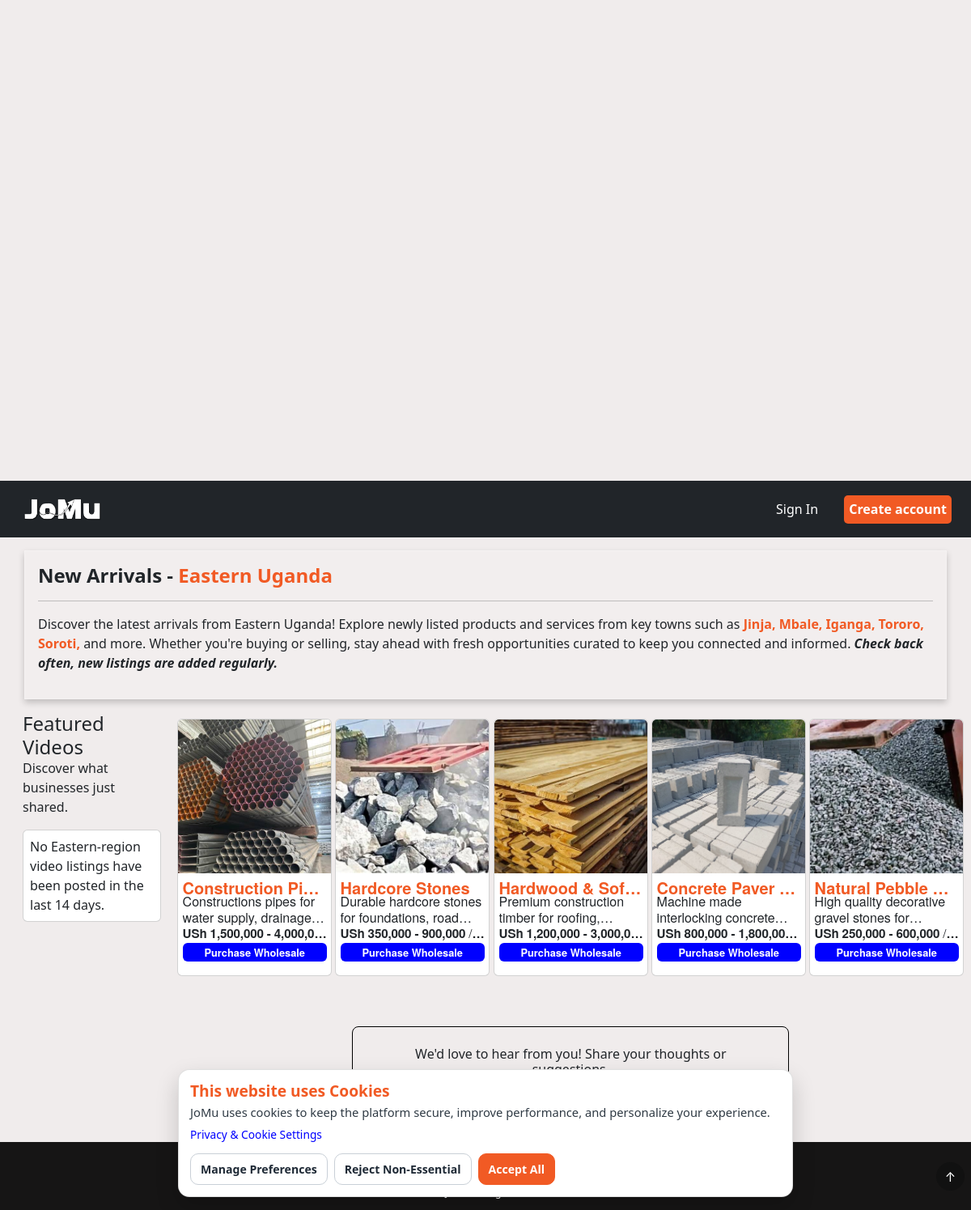
Page /newarrivalseastern.php on the committed database.
### tables this page shows
CREATE TABLE IF NOT EXISTS `listings` (
  `listing_id` int NOT NULL AUTO_INCREMENT,
  `user_id` int NOT NULL,
  `category` varchar(100) NOT NULL,
  `region` varchar(20) DEFAULT NULL,
  `city_town` varchar(120) DEFAULT NULL,
  `media` varchar(255) DEFAULT NULL,
  `stockname` varchar(100) NOT NULL,
  `description` varchar(400) DEFAULT NULL,
  `hashtags` varchar(220) DEFAULT NULL,
  `price` decimal(12,2) DEFAULT NULL,
  `price_from` varchar(30) DEFAULT NULL,
  `price_to` varchar(30) DEFAULT NULL,
  `created_at` timestamp NOT NULL DEFAULT CURRENT_TIMESTAMP,
  `listing_type` varchar(20) NOT NULL DEFAULT 'product',
  `moderation_status` varchar(20) NOT NULL DEFAULT 'visible',
  `hidden_reason` varchar(255) DEFAULT NULL,
  `hidden_at` datetime DEFAULT NULL,
  `hidden_by_admin_id` int UNSIGNED DEFAULT NULL,
  `admin_reviewed_at` datetime DEFAULT NULL,
  `admin_purged_at` datetime DEFAULT NULL,
  `views` int NOT NULL DEFAULT '0',
  `out_of_stock` tinyint(1) NOT NULL DEFAULT '0',
  PRIMARY KEY (`listing_id`)
);

### newarrivalseastern.php (the view, shortened to what the rows shown need)
<?php
require 'php/connection/dbconn.php';
require 'php/partials/helpers.php';
$image_listings = [];
$currentUserId = 0;
$easternListingsStmt = $conn->prepare(
    "SELECT l.*, u.businessname AS seller_businessname, u.profilepic AS seller_profilepic
     FROM listings l
     INNER JOIN users u ON u.id = l.user_id
     WHERE COALESCE(l.out_of_stock, 0) = 0
       AND COALESCE(l.moderation_status, 'visible') <> 'hidden'
       AND l.admin_purged_at IS NULL
       AND LOWER(TRIM(COALESCE(l.region, ''))) = 'eastern'
       AND l.created_at >= DATE_SUB(NOW(), INTERVAL 14 DAY)
     ORDER BY l.created_at DESC, l.listing_id DESC"
);
if ($easternListingsStmt) {
    $easternListingsStmt->execute();
    $easternListingsRes = $easternListingsStmt->get_result();
    while ($row = $easternListingsRes->fetch_assoc()) {
        $image_listings[] = $row;
    }
}
?>
<!DOCTYPE html>
<html lang="en">
<head>
    <link rel="stylesheet" href="assets/bootstrap.css">
    <link rel="stylesheet" href="assets/style.css">
</head>
<body class="newarrivals-page" style="background-color: #f0ecec;">
    <main class="main-one">
        <div class="container-fluid">
            <div class="d-none d-md-block d-lg-block">
                <div class="videos-images-container-newarrivals gap-2 px-1">
                    <div class="my-2 cards-container images-container-newarrivals col-10">
                        <?php if (!empty($image_listings)) { ?>
                            <div class="row g-1" id="imageListingsRowDesktop">
                                <?php foreach ($image_listings as $listing) { ?>
                                    <?php
                                        $listingType = strtolower((string) ($listing['listing_type'] ?? ''));
                                        $isOwnListing = $currentUserId > 0 && (int) ($listing['user_id'] ?? 0) === $currentUserId;
                                        $actionButtonLabel = $isOwnListing ? 'See Listing' : ($listingType === 'service' ? 'Schedule a Service' : 'Purchase Wholesale');
                                        $priceFrom = trim((string) ($listing['price_from'] ?? ''));
                                        $priceTo = trim((string) ($listing['price_to'] ?? ''));
                                        $productPriceLabel = '';
                                        if ($listingType === 'product' && $priceFrom !== '' && $priceTo !== '') {
                                            $productPriceLabel = formatProductPriceRange($priceFrom, $priceTo);
                                        } elseif ($listingType === 'product') {
                                            $productPriceLabel = formatPriceText(trim((string) ($listing['price'] ?? '')));
                                        }
                                        $displayPriceLabel = $productPriceLabel;
                                        $purchaseParams = http_build_query([
                                            'image' => getMediaPath($listing['media'], 'php/'),
                                            'title' => $listing['stockname'] ?? '',
                                            'price' => $productPriceLabel !== '' ? $productPriceLabel : ($listing['price'] ?? ''),
                                            'raw_price' => $listing['price'] ?? '',
                                            'price_from' => $priceFrom,
                                            'price_to' => $priceTo,
                                            'description' => $listing['description'] ?? '',
                                            'category' => $listing['category'] ?? '',
                                            'seller_businessname' => $listing['seller_businessname'] ?? '',
                                            'seller_profilepic' => $listing['seller_profilepic'] ?? '',
                                            'seller_id' => $listing['user_id'] ?? '',
                                            'listing_id' => $listing['listing_id'] ?? '',
                                            'listing_type' => $listingType,
                                            'owner_view' => $isOwnListing ? '1' : '0',
                                        ]);
                                        $purchaseUrl = 'purchasewholesale.html?' . $purchaseParams;
                                        $actionUrl = (!$isOwnListing && $currentUserId <= 0) ? '/?error=Not+Signed+In!' : $purchaseUrl;
                                    ?>
                                    <div class="col-6 col-md-3 custom-lg-newarrivals">
                                        <div class="card h-100 card-newarrivals">
                                            <img src="<?php echo htmlspecialchars(getMediaPath($listing['media'], 'php/')); ?>" class="card-img-top img-fluid media-preview-item media-preview-source"
                                                alt="<?php echo htmlspecialchars($listing['stockname'] ?? 'Listing image'); ?>"
                                                data-preview-type="image"
                                                data-preview-src="<?php echo htmlspecialchars(getMediaPath($listing['media'], 'php/')); ?>"
                                                data-preview-title="<?php echo htmlspecialchars($listing['stockname'] ?? ''); ?>"
                                                data-preview-description="<?php echo htmlspecialchars($listing['description'] ?? ''); ?>"
                                                data-preview-price="<?php echo htmlspecialchars($productPriceLabel !== '' ? $productPriceLabel : ($listing['price'] ?? '')); ?>"
                                                data-preview-listing-id="<?php echo (int) ($listing['listing_id'] ?? 0); ?>">
                                            <div class="card-body p-2 d-flex flex-column jomu-card-typography" style="gap: 1px;">
                                                <h5 class="card-title mb-0 listing-name-top"><?php echo htmlspecialchars($listing['stockname'] ?? ''); ?></h5>
                                                <p class="card-text mb-0 listing-description"><a href="<?php echo htmlspecialchars($purchaseUrl); ?>" class="listing-description-link"><?php echo htmlspecialchars($listing['description'] ?? ''); ?></a></p>
                                                <?php if ($displayPriceLabel !== '') { ?>
                                                    <?php
                                                        $priceText = $displayPriceLabel;
                                                        $unitText = '';
                                                        if ($listingType === 'product' && substr($displayPriceLabel, -7) === ' / unit') {
                                                            $priceText = substr($displayPriceLabel, 0, -7);
                                                            $unitText = ' / unit';
                                                        }
                                                    ?>
                                                    <p class="card-text mb-0 product-price-range"><?php echo htmlspecialchars($priceText); ?><?php if ($unitText !== '') { ?><span class="price-unit"><?php echo htmlspecialchars($unitText); ?></span><?php } ?></p>
                                                <?php } ?>
                                                <a href="<?php echo htmlspecialchars($actionUrl); ?>" class="btn card-img-button py-1 mt-0 listing-action-btn"><?php echo htmlspecialchars($actionButtonLabel); ?></a>
                                            </div>
                                        </div>
                                    </div>
                                <?php } ?>
                            </div>
                        <?php } ?>
                    </div>
                </div>
            </div>
        </div>
    </main>
</body>
</html>

### rows in the picture
listings: media (picture), stockname "Construction Pi…", description "Constructions pipes for water supply,…", priceText "USh 1,500,000 - 4,000,0…", listing_type "Purchase Wholesale"
listings: media (picture), stockname "Hardcore Stones", description "Durable hardcore stones for foundations,…", priceText "USh 350,000 - 900,000", unitText "/…", listing_type "Purchase Wholesale"
listings: media (picture), stockname "Hardwood & Sof…", description "Premium construction timber for…", priceText "USh 1,200,000 - 3,000,0…", listing_type "Purchase Wholesale"
listings: media (picture), stockname "Concrete Paver…", description "Machine made interlocking…", priceText "USh 800,000 - 1,800,00…", listing_type "Purchase Wholesale"
listings: media (picture), stockname "Natural Pebble…", description "High quality decorative gravel stones…", priceText "USh 250,000 - 600,000", unitText "/…", listing_type "Purchase Wholesale"
